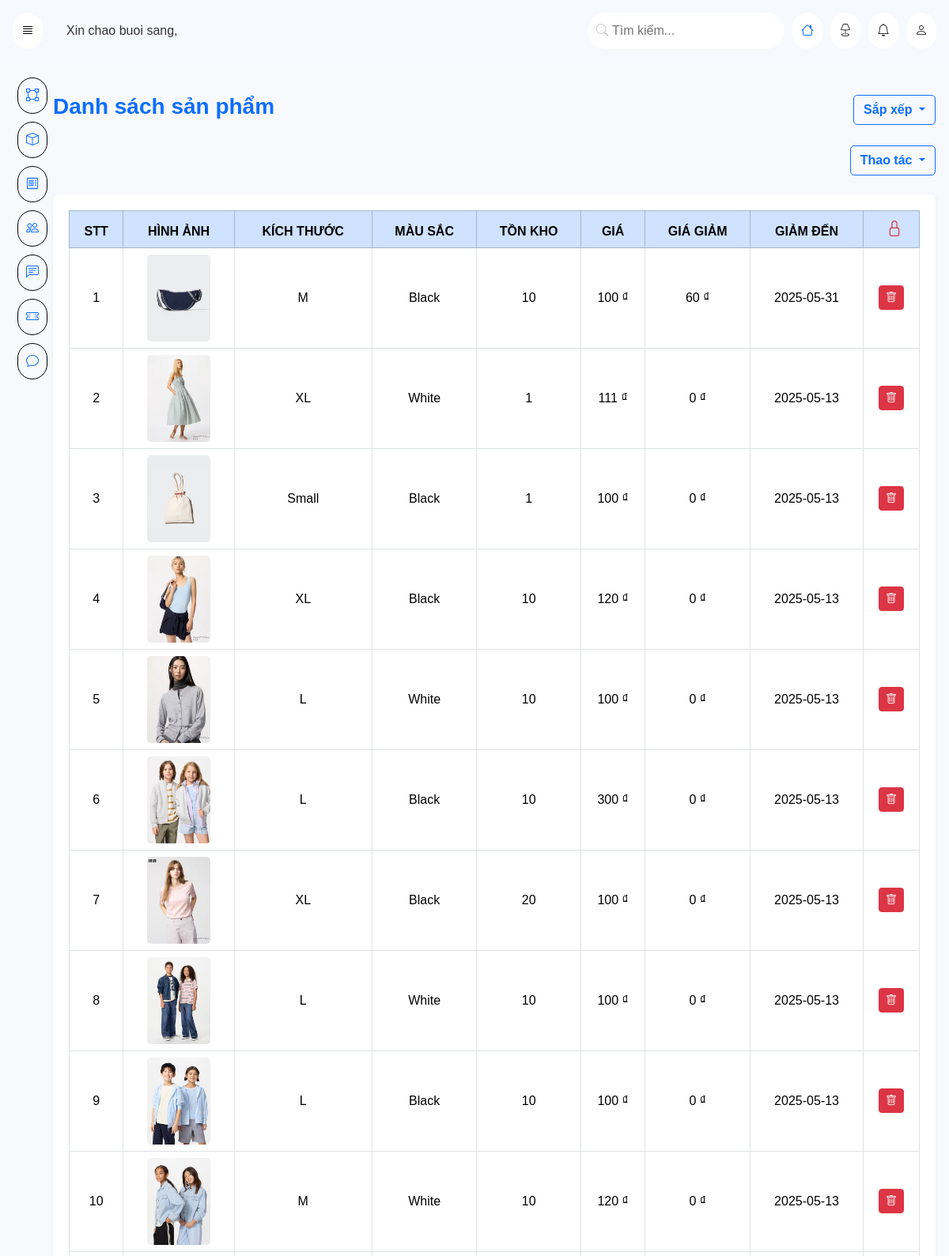
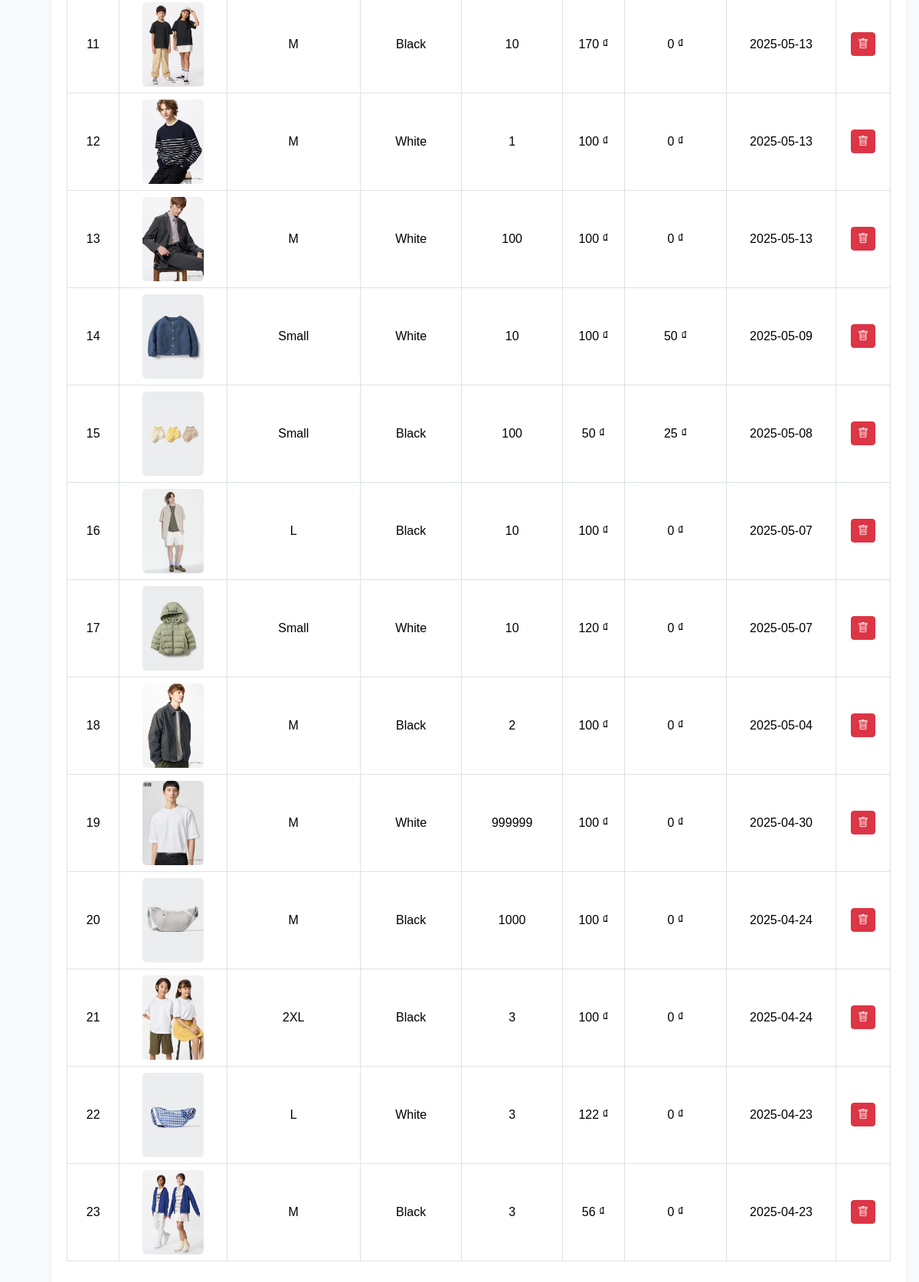
The page /admin/index.php?page=sanpham on the database its author committed (2 pictures, top to bottom).
### tables this page shows
CREATE TABLE `product` (
  `id` int(11) NOT NULL,
  `id_item` int(11) NOT NULL,
  `id_size` int(11) NOT NULL,
  `id_color` int(11) NOT NULL,
  `price` double(10,2) DEFAULT NULL,
  `stock` int(100) DEFAULT NULL,
  `limit_date_sale` date DEFAULT NULL,
  `price_sale` double(10,2) DEFAULT NULL
);

CREATE TABLE `item` (
  `id` int(11) NOT NULL,
  `img` varchar(100) DEFAULT NULL,
  `view` int(1) DEFAULT NULL,
  `dm_id` int(4) NOT NULL,
  `love` int(11) DEFAULT NULL,
  `new` tinyint(1) DEFAULT NULL,
  `sale` tinyint(4) DEFAULT NULL,
  `name_item` varchar(200) DEFAULT NULL,
  `id_phanloai` int(11) NOT NULL,
  `created_at` datetime DEFAULT NULL
);

CREATE TABLE `size` (
  `id` int(11) NOT NULL,
  `size` varchar(10) NOT NULL
);

CREATE TABLE `color` (
  `id` int(11) NOT NULL,
  `color` varchar(20) NOT NULL
);

### dao/pdo.php (called while the page is built, shortened)
<?php
function pdo_get_connection(){
    $dburl = "mysql:host=localhost;dbname=tumiProject;charset=utf8";
    $username = 'root';
    $password = '';
    $conn = new PDO($dburl, $username, $password);
    $conn->setAttribute(PDO::ATTR_ERRMODE, PDO::ERRMODE_EXCEPTION);
    return $conn;
}
function pdo_query($sql){
    $sql_args = array_slice(func_get_args(), 1);
    try{
        $conn = pdo_get_connection();
        $stmt = $conn->prepare($sql);
        $stmt->execute($sql_args);
        $rows = $stmt->fetchAll();
        return $rows;
    }
    catch(PDOException $e){
        throw $e;
    }
    finally{
        unset($conn);
    }
}

### dao/sanpham.php (called while the page is built, shortened)
<?php
require_once 'pdo.php';
function getProduct($order_by){
    $sql = "SELECT product.*, item.img, size.size, color.color
            from product
            join item on item.id = product.id_item
            join size on size.id = product.id_size
            join color on color.id = product.id_color
            join danhmuc on danhmuc.dm_id = item.dm_id";
    if (isset($_GET['sort'])){
        $sql .= " where danhmuc.id_phanloai= $order_by";
    }else{
        $sql .= " order by product.limit_date_sale desc";
    }
    return pdo_query($sql);
}

### admin/view/sanpham.php (the view, shortened to what this page needs)
<?php
  $html_getProduct = '';
  $stt = 0;
  foreach ($getProduct as $pr) {
    $stt += 1;
    extract($pr);
    if (isset($_GET['lock'])) {
      $html_getProduct .= '
        <tr>
          <td>'.$stt.'</td>
          <input type="hidden" value="'.$id_item.'" name="id_item[]">
          <input type="hidden" value="'.$id_size.'" name="id_size[]">
          <input type="hidden" value="'.$id_color.'" name="id_color[]">
          <td><img class="product-image" src="../layout/images/outerwear/'.$img.'" alt="Product Image"></td>
          <td>
            <input type="text" value="'.$size.'" class="form-control text-center">
          </td>
          <td><input type="text" value="'.$color.'" class="form-control text-center"></td>
          <td>
            <input type="text" value="'.$stock.'" class="form-control text-center" name="stock[]">
          </td>
          <td><input type="text" value="'.number_format($price, 0, ',', '.').'" class="form-control text-center" name="price[]"></td>
          <td><input type="text" value="'.number_format($price_sale, 0, ',', '.').'" class="form-control text-center" name="price_sale[]"></td>
          <td>
            <input type="date" value="'.$limit_date_sale.'" class="form-control text-center" name="limit_date_sale[]">
          </td>
          <td class="text-center">
          <button style="border: none" name="luusanpham">
            <div>
              <div class="btn btn-success btn-sm">
                <i class="bi bi-check-circle"></i>
              </div>
            </div>
          </button>
          </td>
        </tr>
      ';
    } else {
      $html_getProduct .= '
        <tr>
          <td>'.$stt.'</td>
          <td><img class="product-image" src="../layout/images/outerwear/'.$img.'" alt="Product Image"></td>
          <td>'.$size.'</td>
          <td>'.$color.'</td>
          <td>'.$stock.'</td>
          <td>'.number_format($price, 0, ',', '.').' ₫</td>
          <td>'.number_format($price_sale, 0, ',', '.').' ₫</td>
          <td>'.$limit_date_sale.'</td>
          <td>
            <a href="index.php?page=xoasanpham&id='.$id_item.'&id_color='.$id_color.'&id_size='.$id_size.'" onclick="return confirmDelete()" class="btn btn-danger btn-sm" title="Xóa">
              <i class="bi bi-trash"></i>
            </a>
          </td>
        </tr>
      ';
    }
  }
?>
<main id="main">
<?php
  print_r($_FILES['img-item']);
?>
  <div class="container py-4">
    <div class="d-flex justify-content-between align-items-center mb-4">
      <h3 class="fw-bold text-primary">Danh sách sản phẩm</h3>
      <div class="dropdown">
        <button class="btn btn-outline-primary dropdown-toggle" type="button" data-bs-toggle="dropdown" aria-expanded="false">
          Sắp xếp
        </button>
      </div>
    </div>
    <div class="text-end mb-4">
      <div class="dropdown">
        <button class="btn btn-outline-primary dropdown-toggle" type="button" data-bs-toggle="dropdown" aria-expanded="false">
          Thao tác
        </button>
      </div>
    </div>
    <form action="index.php?page=luusanpham" method="post">
      <div class="table-responsive shadow-sm rounded">
        <table class="table table-bordered table-hover align-middle">
          <thead class="table-primary">
            <tr>
              <th>STT</th>
              <th>HÌNH ẢNH</th>
              <th>KÍCH THƯỚC</th>
              <th>MÀU SẮC</th>
              <th>TỒN KHO</th>
              <th>GIÁ</th>
              <th>GIÁ GIẢM</th>
              <th>GIẢM ĐẾN</th>
              <th class="text-center">
                <?php
                  if (isset($_GET['lock'])) {
                    echo '<a href="index.php?page=sanpham" class="ms-2 text-decoration-none text-success"><i class="bi bi-unlock fs-5"></i></a>';
                  } else {
                    echo '<a href="index.php?page=sanpham&lock" class="ms-2 text-decoration-none text-danger"><i class="bi bi-lock fs-5"></i></a>';
                  }
                ?>
              </th>
            </tr>
          </thead>
          <tbody>
            <?=$html_getProduct;?>
          </tbody>
        </table>
      </div>
    </form>
  </div>
</main>

### admin/view/header.php (shortened to what this page needs)
<!DOCTYPE html>
<html lang="en">
<head>
  <link rel="stylesheet" href="layout/css/navbar.css">
  <link rel="stylesheet" href="layout/css/style.css">
  <link href="https://cdn.jsdelivr.net/npm/bootstrap-icons@1.10.5/font/bootstrap-icons.css" rel="stylesheet">
  <link href="https://cdn.jsdelivr.net/npm/bootstrap@5.3.5/dist/css/bootstrap.min.css" rel="stylesheet">  <title>Document</title>
  <link rel="stylesheet" href="https://cdn.datatables.net/1.13.7/css/dataTables.bootstrap5.min.css">
  <link rel="stylesheet" href="https://cdn.datatables.net/1.13.4/css/jquery.dataTables.min.css">
</head>
<body>
  <nav>
    <div class="ctn">
      <div style="display: flex; align-items: center; gap: 30px;">
        <button onclick="toggleSidebar()" style="border: 1px solid white; padding: 10px; border-radius: 100px; background: #ffffff;">
          <i class="bi bi-justify"></i>
        </button>
        <span>Xin chao buoi sang, <?=$_SESSION['session_user']['ten']?></span>
      </div>
      <div class="info">
        <div class="search">
          <i class="bi bi-search"></i>
          <input type="text" placeholder="Tìm kiếm...">
        </div>
        <div class="icon-bi">
          <a href="../index.php"><i class="bi bi-house"></i></a>
        </div>
        <div class="icon-bi">
          <i class="bi bi-lamp"></i>
        </div>
        <div class="icon-bi">
          <i class="bi bi-bell"></i>
        </div>
        <div class="icon-bi">
          <i class="bi bi-person"></i>
        </div>
      </div>
    </div>
  </nav>
  <aside id="sidebar" style="background: #f7f9fd">
    <ul>
      <li>
        <a href="index.php?page=dashboard" class="a-li" style="display: flex; text-align: center; text-decoration: none; justify-content: center; align-items: center; gap: 10px">
          <i class="bi bi-bounding-box"></i>
        </a>
      </li>
      <li>
        <a href="index.php?page=sanpham" class="a-li" style="display: flex; text-align: center; text-decoration: none; justify-content: center; align-items: center; gap: 10px">
          <i class="bi bi-box"></i>
        </a>
      </li>
      <li>
        <a href="index.php?page=donhang" class="a-li" style="display: flex; text-align: center; text-decoration: none; justify-content: center; align-items: center; gap: 10px">
          <i class="bi bi-receipt"></i>
        </a>
      </li>
      <li>
        <a href="index.php?page=khachhang" class="a-li" style="display: flex; text-align: center; text-decoration: none; justify-content: center; align-items: center; gap: 10px">
          <i class="bi bi-people"></i>
        </a>
      </li>
      <li>
        <a href="index.php?page=binhluan" class="a-li" style="display: flex; text-align: center; text-decoration: none; justify-content: center; align-items: center; gap: 10px">
          <i class="bi bi-chat-left-text"></i>
        </a>
      </li>
      <li>
        <a href="#" class="a-li" style="display: flex; text-align: center; text-decoration: none; justify-content: center; align-items: center; gap: 10px">
          <i class="bi bi-ticket-perforated"></i>
        </a>
      </li>
      <li>
        <a href="index.php?page=tinnhan" class="a-li" style="display: flex; text-align: center; text-decoration: none; justify-content: center; align-items: center; gap: 10px">
          <i class="bi bi-chat"></i>
        </a>
      </li>
    </ul>
  </aside>

### admin/index.php (shortened to what this page needs)
<?php
  include "../dao/pdo.php";
  include "../dao/sanpham.php";
  include "../admin/view/header.php";
  if (isset($_GET['page'])){
    $page = $_GET['page'];
    switch ($page) {
      case 'sanpham':
        $sort = $_GET['sort'];
        switch ($sort) {
          default:
            $order_by = '0';
            break;
        }
        $getProduct = getProduct($order_by);
        include "../admin/view/sanpham.php";
        break;
    }
  }
  include "../admin/view/footer.php";
?>

### admin/view/footer.php (shortened to what this page needs)
</body>
</html>

### admin/layout/css/navbar.css (style rules this page uses)
* { margin: 0; padding: 0; }
body { display: grid; grid-template-columns: 50px 1fr; grid-template-areas: "navbar navbar" "sidebar main" "sidebar footer" ; grid-template-rows: auto 1fr auto; min-height: 100vh; background: #f6f9fe; }
nav { grid-area: navbar; background: #f6f9fe; padding: 1em; top: 0; position: sticky; display: flex; z-index: 100; }
nav .ctn { display: flex; width: 100%; justify-content: space-between; }
nav .info { display: flex; gap: 10px ; }
.search { padding: 10px; border: 1px solid white; background: white; border-radius: 100px; }
.search .bi-search { color: #c7c9d5; }
.search input { border: none; color: #c7c9d5; }
.icon-bi { padding: 10px; border: 1px solid #ffffff; background: #ffffff; border-radius: 100px; }
aside { grid-area: sidebar; background: #ffffff; top: 50.5px; height: calc(100vh - 50.5px); position: sticky; align-self: start; display: flex; text-align: center; justify-content: center; padding: 10px; z-index: 100; }
aside ul li { display: flex; justify-content: start; align-items: center; text-align: center; gap: 10px; margin-top: 10px; padding: 10px; border: 1px solid black; border-radius: 100px; }
main { grid-area: main; background: #f7f9fd; }

### admin/view/sanpham.php (style rules this page uses)
body { font-family: 'Arial', sans-serif; background-color: #f8f9fa; color: #333; }
h3 { color: #007bff; }
table { text-align: center; border-color: #dee2e6; }
table thead tr { background-color: #007bff; color: white; }
table tbody tr:nth-child(odd) { background-color: #f8f9fa; }
.product-image { width: 80px; height: 110px; object-fit: cover; border-radius: 5px; }
.btn-primary, .btn-outline-primary { border-radius: 5px; font-weight: bold; }
.table-responsive { background: white; padding: 20px; border-radius: 10px; box-shadow: 0 4px 6px rgba(0, 0, 0, 0.1); }

### rows shown on the page
product: id_item.img (picture), id_size.size "M", id_color.color "Black", stock "10", price "100", price_sale "60", limit_date_sale "2025-05-31"
product: id_item.img (picture), id_size.size "XL", id_color.color "White", stock "1", price "111", price_sale "0", limit_date_sale "2025-05-13"
product: id_item.img (picture), id_size.size "Small", id_color.color "Black", stock "1", price "100", price_sale "0", limit_date_sale "2025-05-13"
product: id_item.img (picture), id_size.size "XL", id_color.color "Black", stock "10", price "120", price_sale "0", limit_date_sale "2025-05-13"
product: id_item.img (picture), id_size.size "L", id_color.color "White", stock "10", price "100", price_sale "0", limit_date_sale "2025-05-13"
product: id_item.img (picture), id_size.size "L", id_color.color "Black", stock "10", price "300", price_sale "0", limit_date_sale "2025-05-13"
product: id_item.img (picture), id_size.size "XL", id_color.color "Black", stock "20", price "100", price_sale "0", limit_date_sale "2025-05-13"
product: id_item.img (picture), id_size.size "L", id_color.color "White", stock "10", price "100", price_sale "0", limit_date_sale "2025-05-13"
product: id_item.img (picture), id_size.size "L", id_color.color "Black", stock "10", price "100", price_sale "0", limit_date_sale "2025-05-13"
product: id_item.img (picture), id_size.size "M", id_color.color "White", stock "10", price "120", price_sale "0", limit_date_sale "2025-05-13"
product: id_item.img (picture), id_size.size "M", id_color.color "Black", stock "10", price "170", price_sale "0", limit_date_sale "2025-05-13"
product: id_item.img (picture), id_size.size "M", id_color.color "White", stock "1", price "100", price_sale "0", limit_date_sale "2025-05-13"
product: id_item.img (picture), id_size.size "M", id_color.color "White", stock "100", price "100", price_sale "0", limit_date_sale "2025-05-13"
product: id_item.img (picture), id_size.size "Small", id_color.color "White", stock "10", price "100", price_sale "50", limit_date_sale "2025-05-09"
product: id_item.img (picture), id_size.size "Small", id_color.color "Black", stock "100", price "50", price_sale "25", limit_date_sale "2025-05-08"
product: id_item.img (picture), id_size.size "L", id_color.color "Black", stock "10", price "100", price_sale "0", limit_date_sale "2025-05-07"
product: id_item.img (picture), id_size.size "Small", id_color.color "White", stock "10", price "120", price_sale "0", limit_date_sale "2025-05-07"
product: id_item.img (picture), id_size.size "M", id_color.color "Black", stock "2", price "100", price_sale "0", limit_date_sale "2025-05-04"
product: id_item.img (picture), id_size.size "M", id_color.color "White", stock "999999", price "100", price_sale "0", limit_date_sale "2025-04-30"
product: id_item.img (picture), id_size.size "M", id_color.color "Black", stock "1000", price "100", price_sale "0", limit_date_sale "2025-04-24"
product: id_item.img (picture), id_size.size "2XL", id_color.color "Black", stock "3", price "100", price_sale "0", limit_date_sale "2025-04-24"
product: id_item.img (picture), id_size.size "L", id_color.color "White", stock "3", price "122", price_sale "0", limit_date_sale "2025-04-23"
product: id_item.img (picture), id_size.size "M", id_color.color "Black", stock "3", price "56", price_sale "0", limit_date_sale "2025-04-23"
